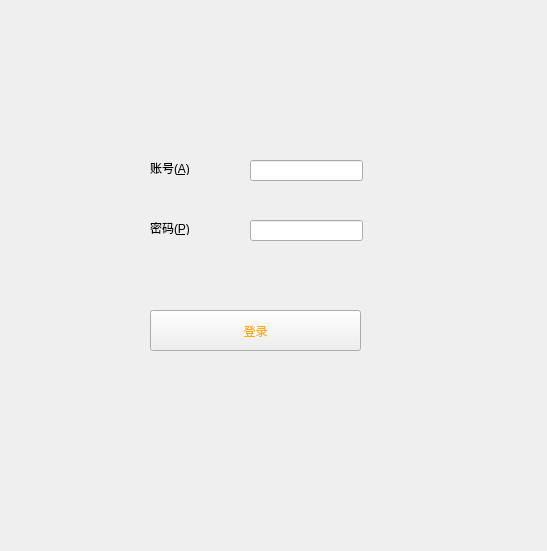
<?xml version="1.0" encoding="UTF-8"?>
<ui version="4.0">
 <class>Form</class>
 <widget class="QWidget" name="Form">
  <property name="geometry">
   <rect>
    <x>0</x>
    <y>0</y>
    <width>547</width>
    <height>551</height>
   </rect>
  </property>
  <property name="windowTitle">
   <string>Form</string>
  </property>
  <widget class="QLabel" name="label">
   <property name="geometry">
    <rect>
     <x>150</x>
     <y>160</y>
     <width>72</width>
     <height>15</height>
    </rect>
   </property>
   <property name="text">
    <string>账号(&amp;A)</string>
   </property>
   <property name="buddy">
    <cstring>lineEdit</cstring>
   </property>
  </widget>
  <widget class="QLabel" name="label_2">
   <property name="geometry">
    <rect>
     <x>150</x>
     <y>220</y>
     <width>72</width>
     <height>15</height>
    </rect>
   </property>
   <property name="text">
    <string>密码(&amp;P)</string>
   </property>
   <property name="buddy">
    <cstring>lineEdit_2</cstring>
   </property>
  </widget>
  <widget class="QLineEdit" name="lineEdit">
   <property name="geometry">
    <rect>
     <x>250</x>
     <y>160</y>
     <width>113</width>
     <height>21</height>
    </rect>
   </property>
  </widget>
  <widget class="QLineEdit" name="lineEdit_2">
   <property name="geometry">
    <rect>
     <x>250</x>
     <y>220</y>
     <width>113</width>
     <height>21</height>
    </rect>
   </property>
   <property name="echoMode">
    <enum>QLineEdit::Password</enum>
   </property>
  </widget>
  <widget class="QPushButton" name="pushButton">
   <property name="geometry">
    <rect>
     <x>150</x>
     <y>310</y>
     <width>211</width>
     <height>41</height>
    </rect>
   </property>
   <property name="styleSheet">
    <string notr="true">color: rgb(255, 170, 0);
border-image: url(:/lk/source/input_back.jpg);</string>
   </property>
   <property name="text">
    <string>登录</string>
   </property>
  </widget>
 </widget>
 <resources>
  <include location="test_source.qrc"/>
 </resources>
 <connections>
  <connection>
   <sender>pushButton</sender>
   <signal>clicked()</signal>
   <receiver>Form</receiver>
   <slot>check_login()</slot>
   <hints>
    <hint type="sourcelabel">
     <x>302</x>
     <y>329</y>
    </hint>
    <hint type="destinationlabel">
     <x>414</x>
     <y>331</y>
    </hint>
   </hints>
  </connection>
 </connections>
 <slots>
  <slot>check_login()</slot>
 </slots>
</ui>
